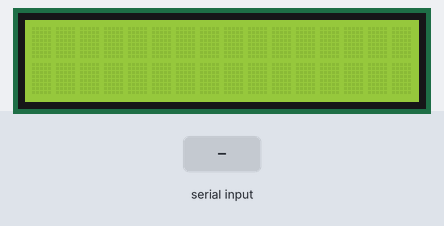
The sketch below on a simulated Arduino Uno, built with avr-gcc and run on an emulated ATmega328P. On the bench: 16×2 character LCD. The inputs (shaded band) are chosen by the test bench. What the sketch prints to the serial monitor is not drawn.

Above: at 1.2 s.
1.3 s: ":" received over Serial
At 3.5 s:
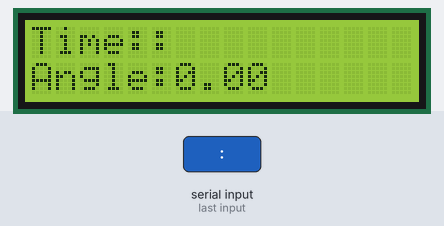
3.8 s: "5\n" received over Serial
At 5.5 s:
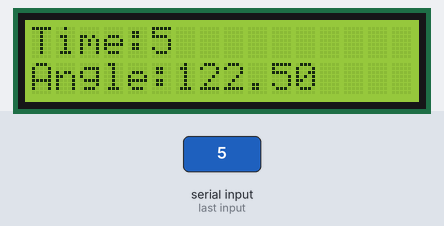
6.3 s: "1:90:45\n" received over Serial
At 7.6 s:
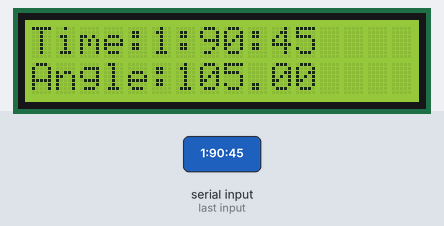
8.8 s: "90:45\n" received over Serial
At 10.7 s:
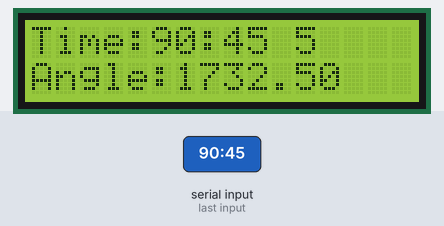
11.3 s: "90\n" received over Serial
At 13.5 s:
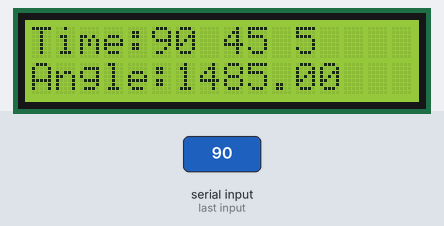
13.8 s: "5\n" received over Serial
At 15.5 s:
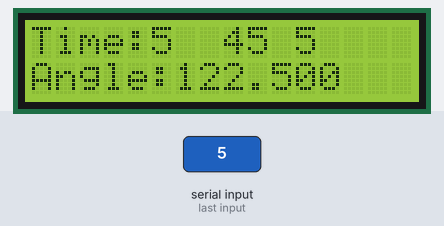
Timing chart, 0 to 17.0 s (numbered marks = the images above; inputs shaded):
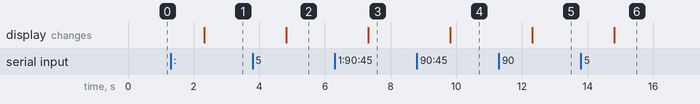

The sketch:

clock.ino
```cpp
#include <LiquidCrystal_I2C.h>  // LiquidCrystal_I2C 헤더파일 호출
LiquidCrystal_I2C lcd(0x27, 16, 2); // LCD의 address 주소 및 크기 입력

void setup()
{
    Serial.begin(115200); //통신을 위하여 사용
    lcd.init();  // LCD 초기화
    lcd.backlight();  // LCD 백라이트 함수
}

void loop()
{
    String hour,h,m;
    int hours, min;
    int first;
    int MinuteAngle = 0;
    float hourAngle = 0;
    float answer;
    if (Serial.available() != 0)
    {
        hour = Serial.readString();
        int leng = hour.length();
        Serial.println(hour);
        first = hour.indexOf(":");
        h= hour.substring(0,first);
        m= hour.substring(first+1,leng);
        //Serial.println(leng + (String) " " + first + (String) " " + h +(String) " " + m);

        hours = h.toInt();
        min= m.toInt();
        MinuteAngle = min * 6;
        hourAngle = (hours*60 + min) * 0.5;
        if (hourAngle >= 360){
            hourAngle = hourAngle - 360;
        }
        //Serial.println((String) "Min" + MinuteAngle);
        //Serial.println(hourAngle);

        if (hourAngle > MinuteAngle){
            if ((hourAngle - MinuteAngle)>180)
            {
                answer =  360 - (hourAngle - MinuteAngle);
                Serial.println((String) "Angle : " + abs(answer));
                lcd.setCursor(0,0);
                lcd.print("Time:");
                lcd.print(hour);
                lcd.setCursor(0,1);
                lcd.print("Angle:");
                lcd.print(abs(answer));
            }
            else
            {
                answer = hourAngle - MinuteAngle;
                Serial.println((String) "Angle : " + abs(answer));
                lcd.setCursor(0,0);
                lcd.print("Time:");
                lcd.print(hour);
                lcd.setCursor(0,1);
                lcd.print("Angle:");
                lcd.print(abs(answer));
            }
        }
        else
        {
            if ((MinuteAngle - hourAngle)>180)
            {
                answer =  360 - (MinuteAngle - hourAngle);
                Serial.println((String) "Angle : " + abs(answer));
                lcd.setCursor(0,0);
                lcd.print("Time:");
                lcd.print(hour);
                lcd.setCursor(0,1);
                lcd.print("Angle:");
                lcd.print(abs(answer));
            }
            else
            {
                answer =  MinuteAngle - hourAngle;
                Serial.println((String) "Angle : " + abs(answer));
                lcd.setCursor(0,0);
                lcd.print("Time:");
                lcd.print(hour);
                lcd.setCursor(0,1);
                lcd.print("Angle:");
                lcd.print(abs(answer));
            }
        }
    }

}
```

Measured:
- after the input at 1.3 s, the display: changes after 1.0 s (image 1)
- after the input at 3.8 s, the display: changes after 1.0 s (image 2)
- after the input at 6.3 s, the display: changes after 1.0 s (image 3)
- after the input at 8.8 s, the display: changes after 1.0 s (image 4)
- after the input at 11.3 s, the display: changes after 1.0 s (image 5)
- after the input at 13.8 s, the display: changes after 1.0 s (image 6)
